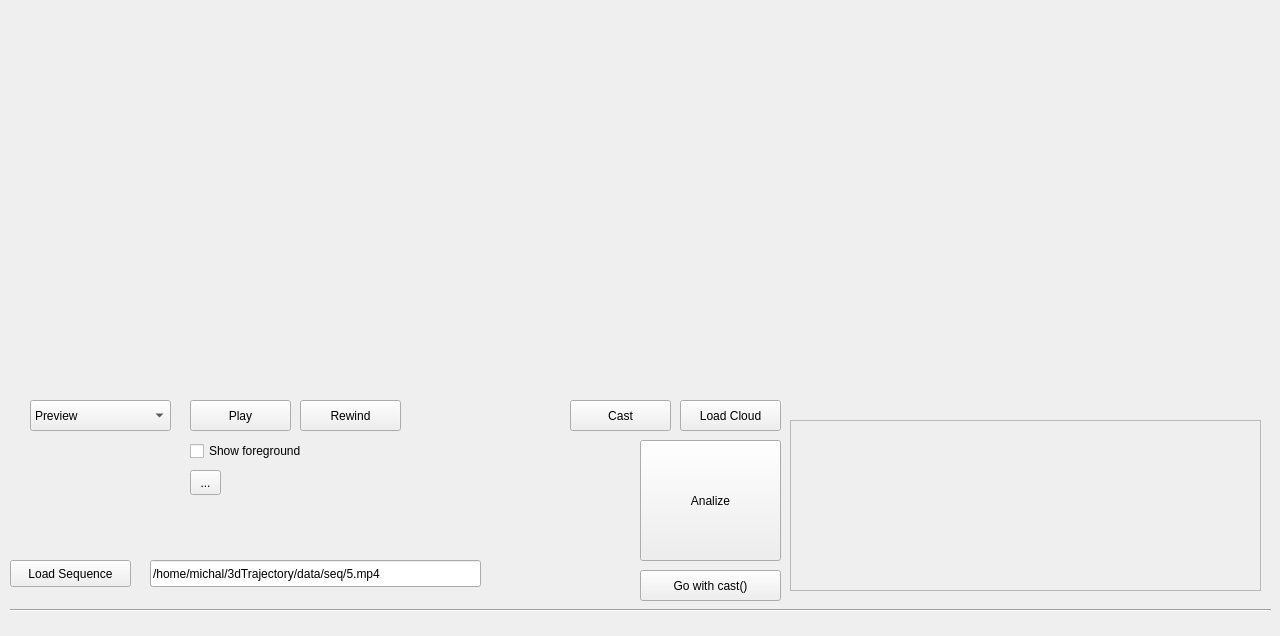
<?xml version="1.0" encoding="UTF-8"?>
<ui version="4.0">
 <class>MainWindow</class>
 <widget class="QWidget" name="MainWindow">
  <property name="geometry">
   <rect>
    <x>0</x>
    <y>0</y>
    <width>1280</width>
    <height>636</height>
   </rect>
  </property>
  <property name="sizePolicy">
   <sizepolicy hsizetype="Preferred" vsizetype="Preferred">
    <horstretch>0</horstretch>
    <verstretch>0</verstretch>
   </sizepolicy>
  </property>
  <property name="windowTitle">
   <string>3dTrajectory</string>
  </property>
  <widget class="QWidget" name="horizontalLayoutWidget">
   <property name="geometry">
    <rect>
     <x>10</x>
     <y>20</y>
     <width>1261</width>
     <height>371</height>
    </rect>
   </property>
   <layout class="QHBoxLayout" name="horizontalLayout">
    <property name="spacing">
     <number>6</number>
    </property>
    <property name="leftMargin">
     <number>0</number>
    </property>
   </layout>
  </widget>
  <widget class="QPushButton" name="loadCloud">
   <property name="geometry">
    <rect>
     <x>680</x>
     <y>400</y>
     <width>101</width>
     <height>31</height>
    </rect>
   </property>
   <property name="text">
    <string>Load Cloud</string>
   </property>
  </widget>
  <widget class="QPushButton" name="performCasting">
   <property name="geometry">
    <rect>
     <x>570</x>
     <y>400</y>
     <width>101</width>
     <height>31</height>
    </rect>
   </property>
   <property name="text">
    <string>Cast</string>
   </property>
  </widget>
  <widget class="QPushButton" name="startSequencePreview">
   <property name="geometry">
    <rect>
     <x>190</x>
     <y>400</y>
     <width>101</width>
     <height>31</height>
    </rect>
   </property>
   <property name="text">
    <string>Play</string>
   </property>
  </widget>
  <widget class="QPushButton" name="rewindSequencePreview">
   <property name="geometry">
    <rect>
     <x>300</x>
     <y>400</y>
     <width>101</width>
     <height>31</height>
    </rect>
   </property>
   <property name="text">
    <string>Rewind</string>
   </property>
  </widget>
  <widget class="QComboBox" name="comboBox">
   <property name="geometry">
    <rect>
     <x>30</x>
     <y>400</y>
     <width>141</width>
     <height>31</height>
    </rect>
   </property>
   <property name="currentText">
    <string>Preview</string>
   </property>
   <item>
    <property name="text">
     <string>Preview</string>
    </property>
   </item>
   <item>
    <property name="text">
     <string>Foreground</string>
    </property>
   </item>
   <item>
    <property name="text">
     <string>Thresholding</string>
    </property>
   </item>
   <item>
    <property name="text">
     <string>Canny</string>
    </property>
   </item>
   <item>
    <property name="text">
     <string>Skeletonization</string>
    </property>
   </item>
  </widget>
  <widget class="QPushButton" name="casterCast">
   <property name="geometry">
    <rect>
     <x>640</x>
     <y>570</y>
     <width>141</width>
     <height>31</height>
    </rect>
   </property>
   <property name="text">
    <string>Go with cast()</string>
   </property>
  </widget>
  <widget class="QPushButton" name="analyzeButton">
   <property name="geometry">
    <rect>
     <x>640</x>
     <y>440</y>
     <width>141</width>
     <height>121</height>
    </rect>
   </property>
   <property name="text">
    <string>Analize</string>
   </property>
  </widget>
  <widget class="QFrame" name="frame">
   <property name="geometry">
    <rect>
     <x>790</x>
     <y>420</y>
     <width>471</width>
     <height>171</height>
    </rect>
   </property>
   <property name="frameShape">
    <enum>QFrame::StyledPanel</enum>
   </property>
   <property name="frameShadow">
    <enum>QFrame::Raised</enum>
   </property>
  </widget>
  <widget class="Line" name="line">
   <property name="geometry">
    <rect>
     <x>10</x>
     <y>600</y>
     <width>1261</width>
     <height>20</height>
    </rect>
   </property>
   <property name="orientation">
    <enum>Qt::Horizontal</enum>
   </property>
  </widget>
  <widget class="QToolButton" name="toolButton">
   <property name="geometry">
    <rect>
     <x>190</x>
     <y>470</y>
     <width>31</width>
     <height>25</height>
    </rect>
   </property>
   <property name="text">
    <string>...</string>
   </property>
  </widget>
  <widget class="QCheckBox" name="toggleForeground">
   <property name="geometry">
    <rect>
     <x>190</x>
     <y>440</y>
     <width>151</width>
     <height>22</height>
    </rect>
   </property>
   <property name="text">
    <string>Show foreground</string>
   </property>
  </widget>
  <widget class="QPushButton" name="loadSequenceButton">
   <property name="geometry">
    <rect>
     <x>10</x>
     <y>560</y>
     <width>121</width>
     <height>27</height>
    </rect>
   </property>
   <property name="text">
    <string>Load Sequence</string>
   </property>
  </widget>
  <widget class="QLineEdit" name="sequencePath">
   <property name="geometry">
    <rect>
     <x>150</x>
     <y>560</y>
     <width>331</width>
     <height>27</height>
    </rect>
   </property>
   <property name="text">
    <string>/home/michal/3dTrajectory/data/seq/5.mp4</string>
   </property>
  </widget>
 </widget>
 <resources/>
 <connections/>
</ui>
